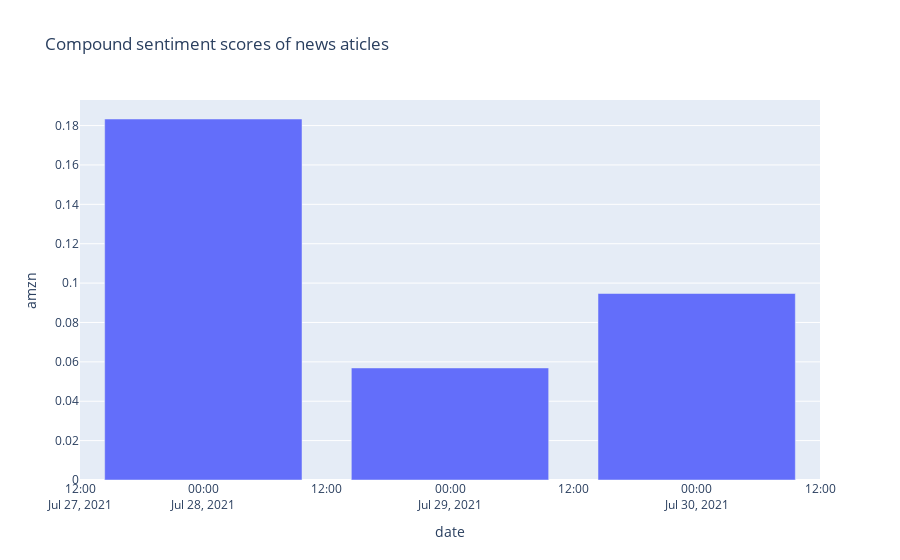

Here is the notebook cell this chart was saved with:
### Code cell
fig2

### Figure 1 — Plotly figure (JSON) as saved in the notebook; plotly's stock layout.template omitted (floating-point values rounded to 4 significant figures)
{"data": [{"alignmentgroup": "True", "hovertemplate": "date=%{x}<br>amzn=%{y}<extra></extra>", "legendgroup": "", "marker": {"color": "#636efa"}, "name": "", "offsetgroup": "", "orientation": "v", "showlegend": false, "textposition": "auto", "type": "bar", "x": ["2021-07-28", "2021-07-29", "2021-07-30"], "xaxis": "x", "y": [0.1833, 0.05691, 0.09471], "yaxis": "y"}], "layout": {"barmode": "group", "legend": {"tracegroupgap": 0}, "title": {"text": "Compound sentiment scores of news aticles"}, "xaxis": {"anchor": "y", "domain": [0, 1], "title": {"text": "date"}}, "yaxis": {"anchor": "x", "domain": [0, 1], "title": {"text": "amzn"}}}}
